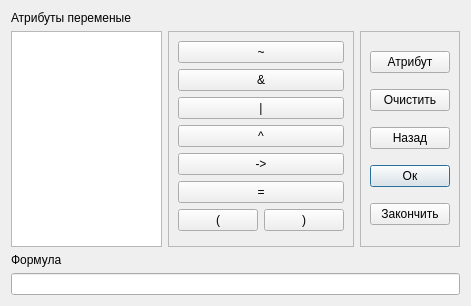
<?xml version="1.0" encoding="UTF-8"?>
<ui version="4.0">
 <class>ProductionLogicDialog</class>
 <widget class="QDialog" name="ProductionLogicDialog">
  <property name="geometry">
   <rect>
    <x>0</x>
    <y>0</y>
    <width>471</width>
    <height>306</height>
   </rect>
  </property>
  <property name="windowTitle">
   <string>Dialog</string>
  </property>
  <layout class="QGridLayout" name="gridLayout" rowstretch="0,0,0,0,0,0,0" columnstretch="1,1,1,1,0">
   <property name="sizeConstraint">
    <enum>QLayout::SetDefaultConstraint</enum>
   </property>
   <item row="3" column="0" colspan="3">
    <widget class="QListWidget" name="listWidget"/>
   </item>
   <item row="0" column="0">
    <widget class="QLabel" name="label">
     <property name="text">
      <string>Атрибуты переменые</string>
     </property>
    </widget>
   </item>
   <item row="6" column="0" colspan="5">
    <widget class="QLineEdit" name="lineEdit"/>
   </item>
   <item row="5" column="0">
    <widget class="QLabel" name="label_2">
     <property name="text">
      <string>Формула</string>
     </property>
    </widget>
   </item>
   <item row="3" column="4">
    <widget class="QFrame" name="frame_2">
     <property name="frameShape">
      <enum>QFrame::StyledPanel</enum>
     </property>
     <property name="frameShadow">
      <enum>QFrame::Raised</enum>
     </property>
     <layout class="QGridLayout" name="gridLayout_3">
      <item row="3" column="0">
       <widget class="QPushButton" name="pushButton_8">
        <property name="text">
         <string>Ок</string>
        </property>
       </widget>
      </item>
      <item row="1" column="0">
       <widget class="QPushButton" name="pushButton_9">
        <property name="text">
         <string>Очистить</string>
        </property>
       </widget>
      </item>
      <item row="0" column="0">
       <widget class="QPushButton" name="pushButton_7">
        <property name="text">
         <string>Атрибут</string>
        </property>
       </widget>
      </item>
      <item row="2" column="0">
       <widget class="QPushButton" name="pushButton_10">
        <property name="text">
         <string>Назад</string>
        </property>
       </widget>
      </item>
      <item row="4" column="0">
       <widget class="QPushButton" name="pushButton_11">
        <property name="text">
         <string>Закончить</string>
        </property>
       </widget>
      </item>
     </layout>
    </widget>
   </item>
   <item row="3" column="3">
    <widget class="QFrame" name="frame">
     <property name="frameShape">
      <enum>QFrame::StyledPanel</enum>
     </property>
     <property name="frameShadow">
      <enum>QFrame::Raised</enum>
     </property>
     <layout class="QGridLayout" name="gridLayout_2" columnstretch="1,1">
      <item row="6" column="0">
       <widget class="QPushButton" name="pushButton_12">
        <property name="text">
         <string>(</string>
        </property>
       </widget>
      </item>
      <item row="6" column="1">
       <widget class="QPushButton" name="pushButton_13">
        <property name="text">
         <string>)</string>
        </property>
       </widget>
      </item>
      <item row="3" column="0" colspan="2">
       <widget class="QPushButton" name="pushButton_5">
        <property name="text">
         <string>^</string>
        </property>
       </widget>
      </item>
      <item row="2" column="0" colspan="2">
       <widget class="QPushButton" name="pushButton_2">
        <property name="text">
         <string>|</string>
        </property>
       </widget>
      </item>
      <item row="1" column="0" colspan="2">
       <widget class="QPushButton" name="pushButton_3">
        <property name="text">
         <string>&amp;&amp;&amp;</string>
        </property>
       </widget>
      </item>
      <item row="0" column="0" colspan="2">
       <widget class="QPushButton" name="pushButton">
        <property name="text">
         <string>~</string>
        </property>
       </widget>
      </item>
      <item row="5" column="0" colspan="2">
       <widget class="QPushButton" name="pushButton_6">
        <property name="text">
         <string>=</string>
        </property>
       </widget>
      </item>
      <item row="4" column="0" colspan="2">
       <widget class="QPushButton" name="pushButton_4">
        <property name="text">
         <string>-&gt;</string>
        </property>
       </widget>
      </item>
     </layout>
    </widget>
   </item>
  </layout>
 </widget>
 <resources/>
 <connections/>
</ui>
